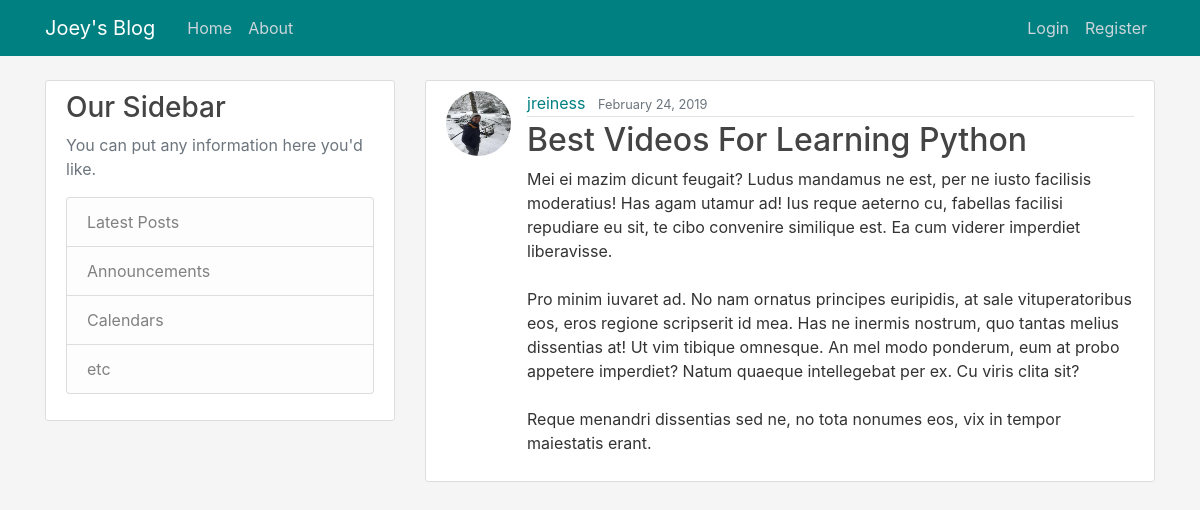
The page /post/29/ on the database its author committed.
### blog/models.py (models this page shows, shortened)
class Post(models.Model):
    title = models.CharField(max_length=100)
    content = models.TextField()
    date_posted = models.DateTimeField(default=timezone.now)
    author = models.ForeignKey(User, on_delete=models.CASCADE) #on_delete says what to do if user is deleted - what happens to post?

### users/models.py (models this page shows, shortened)
class Profile(models.Model):
    user = models.OneToOneField(User, on_delete=models.CASCADE)
    image = models.ImageField(default='default.jpg',upload_to='profile_pics')
    bio = models.TextField(default='I should really write a bio...', max_length=100)

### blog/views.py (the view)
# urls.py: path('post/<int:pk>/',PostDetailView.as_view(), name='post-detail'),
class PostDetailView(DetailView):
    model = Post

### blog/templates/blog/post_detail.html (shortened to what this page needs)
{% extends 'blog/base.html'%}
{% block content %}
<article class="media content-section">
	<img class="rounded-circle article-img" src="{{ object.author.profile.image.url }}">
	<div class="media-body">
		<div class="article-metadata">
			<a class="mr-2" href="{% url 'user-posts' object.author.username %}">{{ object.author }}</a>
			<small class="text-muted">{{ object.date_posted|date:"F j, Y" }}</small>
		</div>
		<h2 class="article-title">{{ object.title }}</h2>
		<p class="article-content">{{ object.content }}</p>
	</div>
</article>
{% endblock content %}

### blog/static/blog/main.css (style rules this page uses)
body { background: WhiteSmoke; color: #333333; margin-top: 5rem; }
h1, h2, h3, h4, h5, h6 { color: #444444; }
.content-section { background: #ffffff; padding: 10px 20px; border: 1px solid #dddddd; border-radius: 3px; margin-bottom: 20px; }
.article-title { color: #444444; }
a.mr-2 { color: Teal; }
.article-content { white-space: pre-line; }
.article-img { height: 65px; width: 65px; margin-right: 16px; }
.article-metadata { padding-bottom: 1px; margin-bottom: 4px; border-bottom: 1px solid #e3e3e3 }

### rows shown on the page
Post: author.profile.image (picture), author "jreiness", date_posted "February 24, 2019", title "Best Videos For Learning Python", content "Mei ei mazim dicunt feugait? Ludus mandamus ne est, per ne iusto facilisis moderatius! Has agam utamur ad! Ius reque aeterno cu, fabellas facilisi repudiare eu sit, te cibo convenire similique est. Ea cum viderer imperdiet liberavisse. Pro minim iuvaret ad. No nam ornatus principes euripidis, at sale vituperatoribus eos, eros regione scripserit id mea. Has ne inermis nostrum, quo tantas melius dissentias at! Ut vim tibique omnesque. An mel modo ponderum, eum at probo appetere imperdiet? Natum quaeque intellegebat per ex. Cu viris clita sit? Reque menandri dissentias sed ne, no tota nonumes eos, vix in tempor maiestatis erant."
